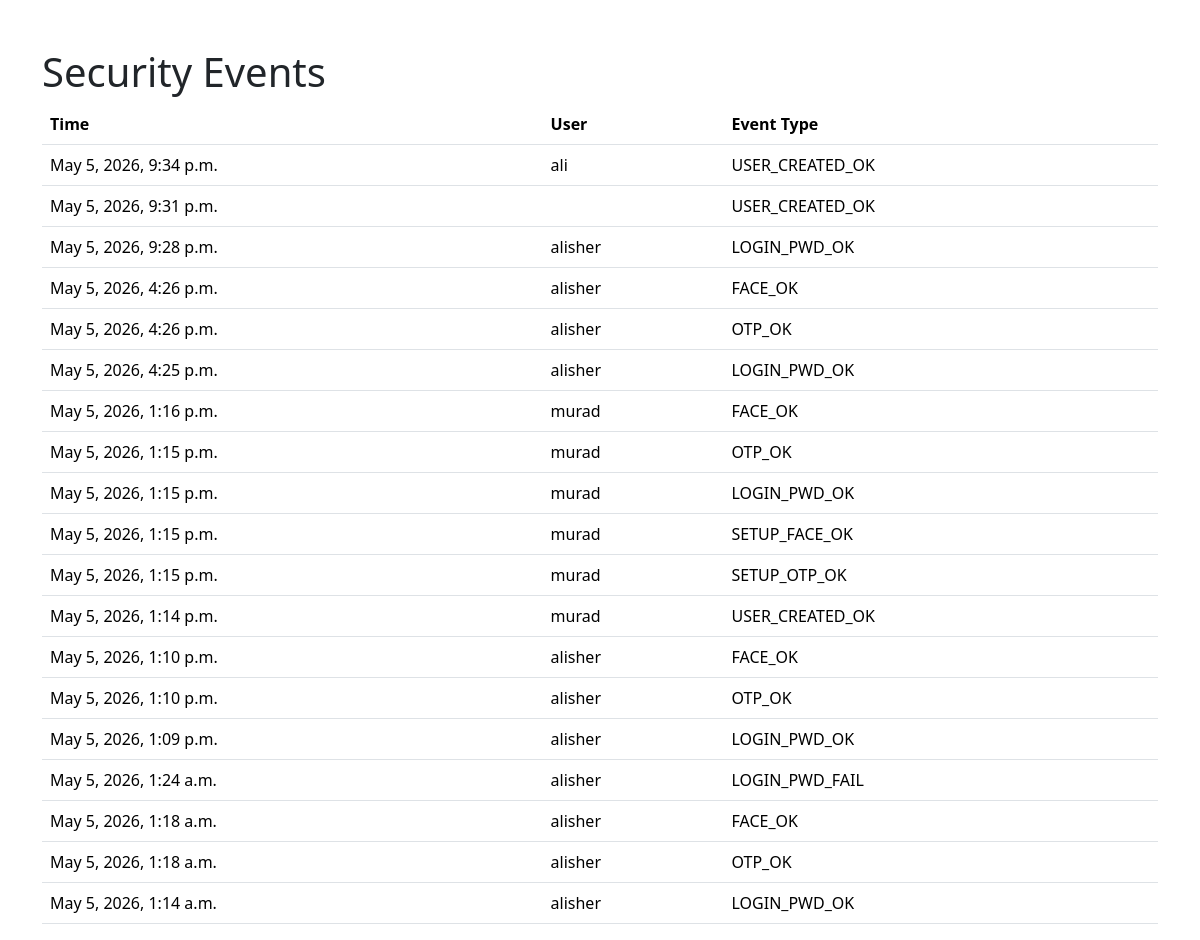
The page /security_events/ (signed in) on the database as committed earlier.
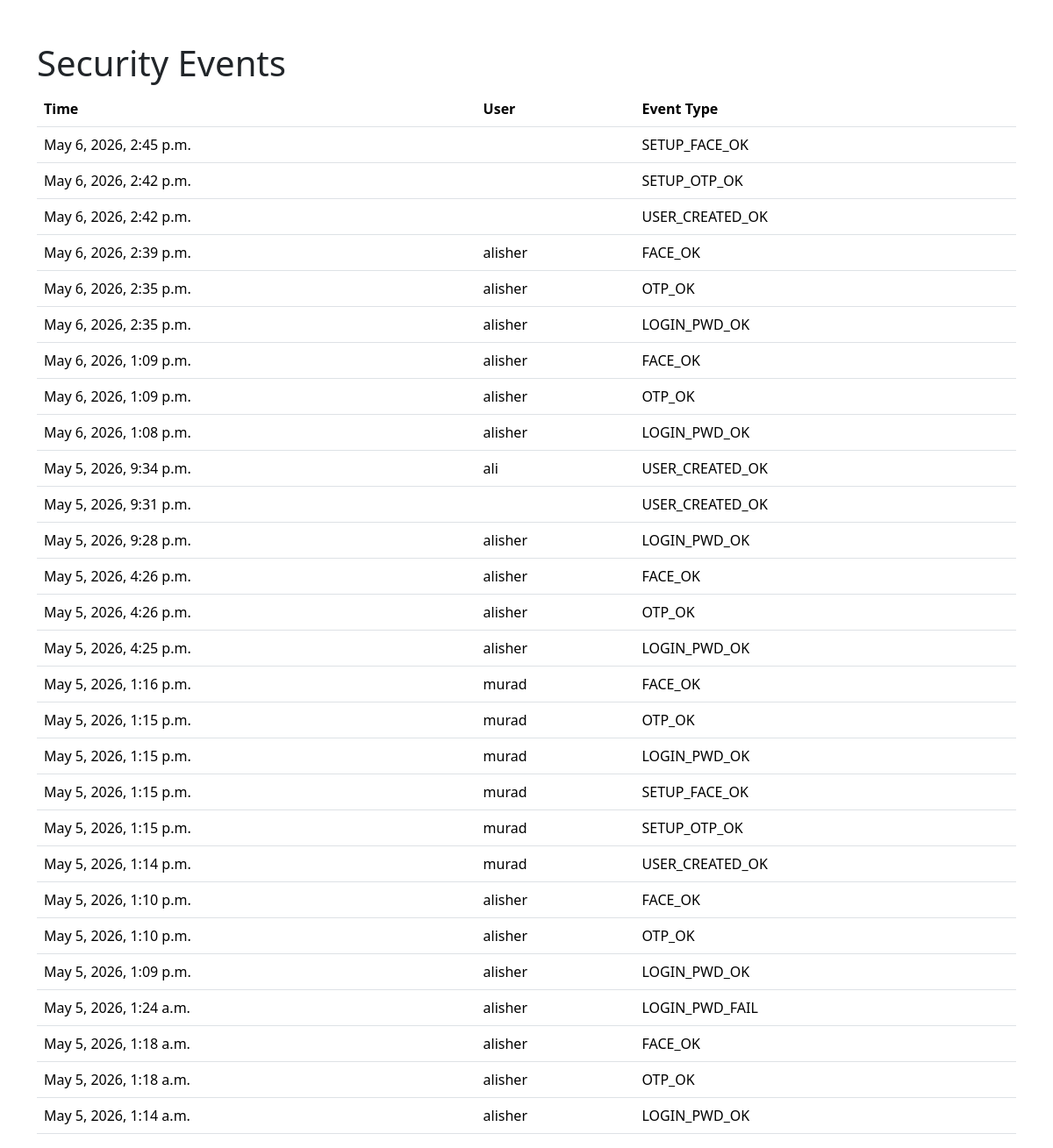
The same page on the database as committed later.
### security/models.py (models this page shows, shortened)
class SecurityEvent(models.Model):
    id = models.BigAutoField(primary_key=True)
    user = models.ForeignKey(User, on_delete=models.SET_NULL, null=True, blank=True)
    created_at = models.DateTimeField(auto_now_add=True)
    event_type = models.CharField(choices=EventType.choices, max_length=64)

### security/views.py (the view)
# urls.py: path('security_events/', views.security_events, name='security_events'),
@login_required(login_url="login_password")
def security_events(request):
    events = SecurityEvent.objects.all().order_by('-created_at')
    return render(request, 'security_events.html', {'events': events})

### templates/security_events.html
{% extends 'partials/base.html' %}
{% block content %}
<div class="container mt-5">
    <h1>Security Events</h1>
    {% if events %}
        <table class="table">
            <thead>
                <tr>
                    <th>Time</th>
                    <th>User</th>
                    <th>Event Type</th>
                </tr>
            </thead>
            <tbody>
                {% for event in events %}
                    <tr>
                        <td>{{ event.created_at }}</td>
                        <td>{{ event.user.username }}</td>
                        <td>{{ event.event_type }}</td>
                    </tr>
                {% endfor %}
            </tbody>
        </table>
    {% else %}
        <p>No security events recorded.</p>
    {% endif %}
</div>
{% endblock %}

### templates/partials/base.html (shortened to what this page needs)
<!DOCTYPE html>
<html lang="en">
<head>
    <link href="https://cdn.jsdelivr.net/npm/bootstrap@5.3.8/dist/css/bootstrap.min.css" rel="stylesheet">
</head>
<body>
    {% block content %}
    {% endblock %}
</body>
</html>

Rows that differ between the two databases and show on the page:
added SecurityEvent: created_at "May 6, 2026, 2:45 p.m.", event_type "SETUP_FACE_OK"
added SecurityEvent: created_at "May 6, 2026, 2:42 p.m.", event_type "SETUP_OTP_OK"
added SecurityEvent: created_at "May 6, 2026, 2:42 p.m.", event_type "USER_CREATED_OK"
added SecurityEvent: created_at "May 6, 2026, 2:39 p.m.", user.username "alisher", event_type "FACE_OK"
added SecurityEvent: created_at "May 6, 2026, 2:35 p.m.", user.username "alisher", event_type "OTP_OK"
added SecurityEvent: created_at "May 6, 2026, 2:35 p.m.", user.username "alisher", event_type "LOGIN_PWD_OK"
added SecurityEvent: created_at "May 6, 2026, 1:09 p.m.", user.username "alisher", event_type "FACE_OK"
added SecurityEvent: created_at "May 6, 2026, 1:09 p.m.", user.username "alisher", event_type "OTP_OK"
added SecurityEvent: created_at "May 6, 2026, 1:08 p.m.", user.username "alisher", event_type "LOGIN_PWD_OK"
